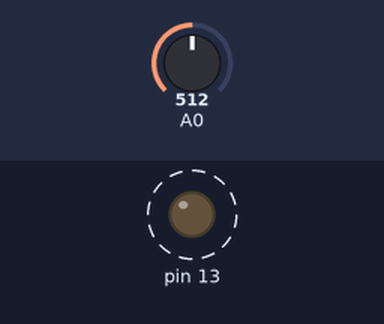
Bench run of a sketch on a simulated Arduino Uno, built with avr-gcc and run on an emulated ATmega328P. Shown: output pins drawn as LEDs (lit = HIGH). Dashed ring = blinking. The inputs (shaded band) are chosen by the test bench; at power-on: A0 = 512.

Above: at 1.8 s.
1.9 s: A0 set to 0
At 2.5 s:
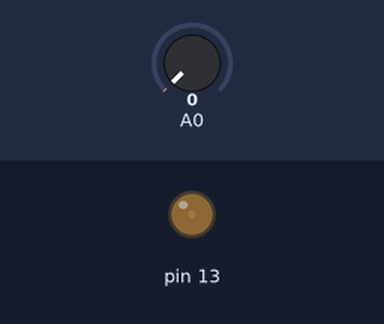
3.6 s: A0 set to 122
At 3.9 s:
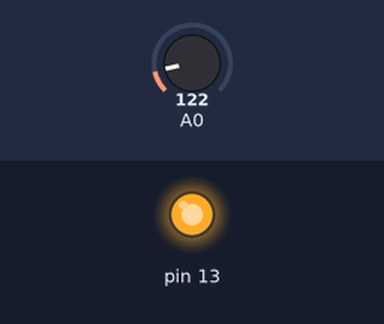
Timing chart, 0 to 13.1 s (numbered marks = the images above; inputs shaded):
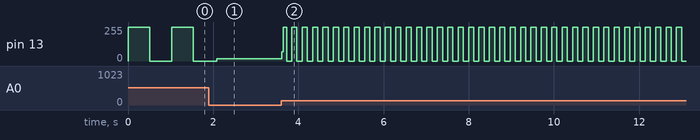

The sketch:

potentiometer_led_speed.ino
```cpp
// C++ code
//
void setup()
{
  pinMode(A0, INPUT);
  pinMode(13, OUTPUT);
  Serial.begin(9600);
}

void loop()
{
  int temps = analogRead(A0);
  digitalWrite(13, HIGH);
  delay(temps);
  digitalWrite(13, LOW);
  delay(temps);
}
```

Measured:
- after the input at 3.6 s, pin 13: 16/255 → 69/255 at once, then moves between 0/255 and 255/255, repeating every 0.24 s
- by itself, pin 13: alternates 255/255 for 0.51 s and 0/255 for 0.51 s
